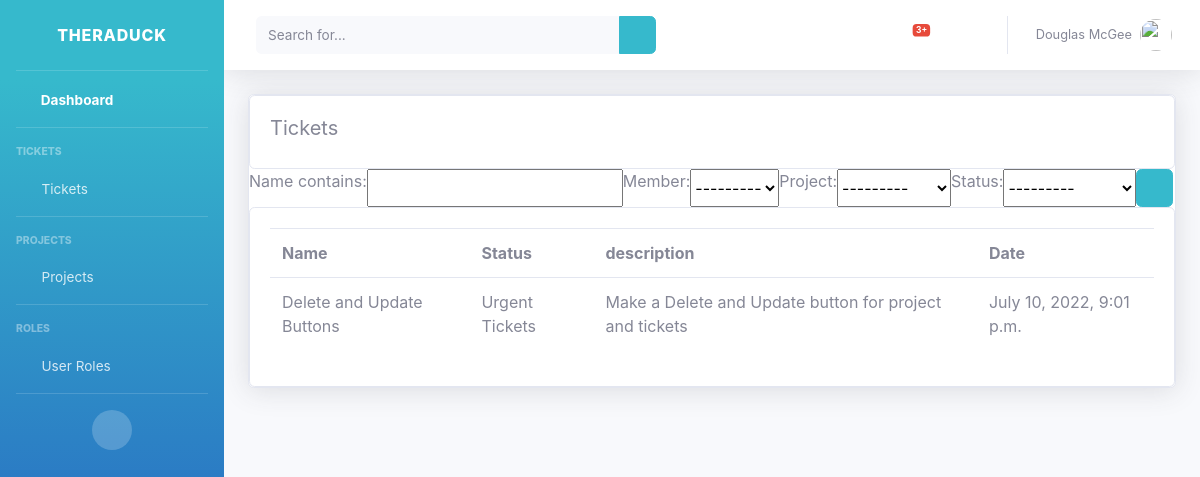
The page /all_tickets/ on the database as committed earlier.
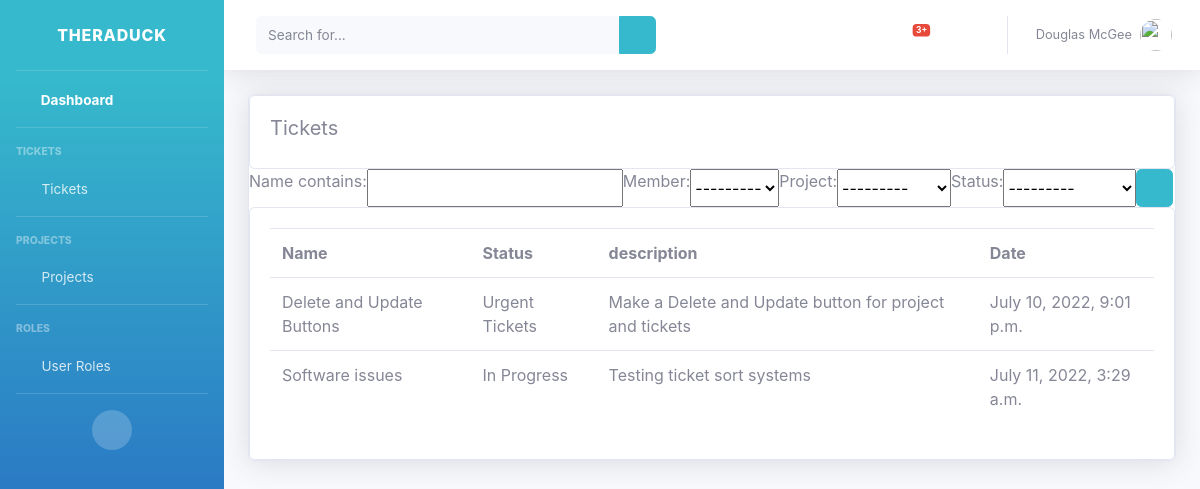
The same page on the database as committed later.
### accounts/models.py (models this page shows, shortened)
class Ticket(models.Model):
    name = models.CharField(max_length=500, null=True)
    description = models.CharField(max_length=500, null=True)
    STATUS = (
            ('New Tickets', 'New Tickets'),
            ('In Progress', 'In Progress'),
            ('Urgent Tickets', 'Urgent Tickets'),
            ('Resolved', 'Resolved'),
                )
    member = models.ForeignKey(Member, null=True, on_delete=models.SET_NULL)
    project = models.ForeignKey(Project, null=True, on_delete=models.SET_NULL)
    status = models.CharField(max_length=500, null=True, choices=STATUS)
    date_created = models.DateTimeField(auto_now_add=True, null=True)

### accounts/views.py (the view)
# urls.py: path('all_tickets/', views.all_tickets, name="all_tickets"),
def all_tickets(request):
    tickets = Ticket.objects.all()
    myFilter = TicketFilter(request.GET, queryset=tickets)
    tickets = myFilter.qs
    context = {'tickets': tickets, 'myFilter': myFilter}
    return render(request, 'accounts/all_tickets.html', context)

### accounts/models.py (called while the page is built)
    def __str__(self):
        return self.name

    def __str__(self):
        return self.name

### accounts/templates/accounts/all_tickets.html (shortened to what this page needs)
{% load static %}
<!DOCTYPE html>
<html lang="en">
<head>
    <link href="{% static 'vendor/fontawesome-free/css/all.min.css' %}" rel="stylesheet" type="text/css">
    <link href="{% static 'css/sb-admin-2.min.css' %}" rel="stylesheet">
</head>
<body id="page-top">
     <div id="wrapper">
        {% include 'accounts/sidebar.html' %}
         <div id="content-wrapper" class="d-flex flex-column">
             <div id="content">
            {% include 'accounts/topbar.html' %}
            <div class="container">
                <div class="row">
                        <div class="col-xl-13 col-lg-12">
                                <div class="card shadow mb-4">
                                    <div class="row">
                                        <div class="col-md">
                                            <div class="card card-body">
                                                <h5>Tickets</h5>
                                            </div>
                                            <form method="get">
                                                <div class="input-group">
                                                    {{myFilter.form}}
                                                    <button class="btn btn-primary" type="submit">
                                                        <i class="fas fa-search fa-sm"></i>
                                                    </button>
                                                </div>
                                            </form>
                                            <div class="card card-body">
                                                <table class="table">
                                                    <tr>
                                                        <th>Name</th>
                                                        <th>Status</th>
                                                        <th>description</th>
                                                        <th>Date</th>
                                                    </tr>
                                                    {% for i in tickets %}
                                                        <tr>
                                                            <td>{{i.name}}</td>
                                                            <td>{{i.status}}</td>
                                                            <td>{{i.description}}</td>
                                                            <td>{{i.date_created}}</td>
                                                        </tr>
                                                    {% endfor %}
                                                </table>
                                            </div>
                                        </div>
                                    </div>
                                </div>
                        </div>
                </div>
            </div>
    </div>
</div>
</body>
</html>

Rows that differ between the two databases and show on the page:
added Ticket: name "Software issues", status "In Progress", description "Testing ticket sort systems", date_created "July 11, 2022, 3:29 a.m."
